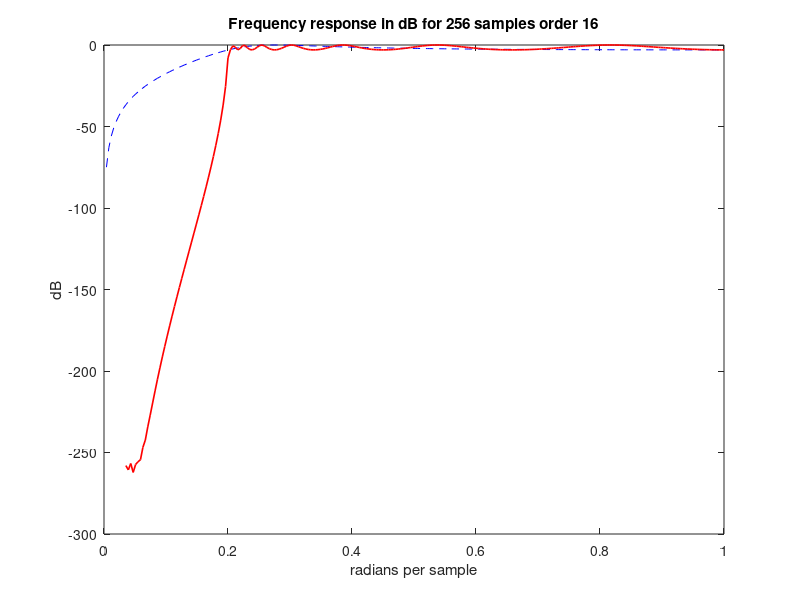

Reproduce this figure in MATLAB.
clear all; clc;
%%% a subquestion %%%
N = 2;      %order
samples = 256; %samples for plot
wc = 2;     %cuttof angular frequency rad/sec 
d_ripple = 3; %passband ripple in dB
Ts = 0.2;   %sampling period
fs = 1/Ts;  %sampling frequency
fmax = fs/2;
fc = wc/2*pi;%cutoff frequency hz
fc_dig = fc/(fs/2); %normalize frequency 

[num1 , den1] = cheby1(N, d_ripple, fc_dig/(2*pi), "high", "z"); %fc_dig*2*pi because we want rad/sec
[hd, wd]=freqz(num1, den1, samples); %hd frequency response , wd angular frequency response

w = [0:1/(samples-1):1]; %normalized
figure();
plot(w, mag2db(abs(hd)), "Color", "b", "LineStyle","--", "LineWidth",0.7);
title("Frequency response in dB for 256 samples order 2");
ylabel("dB");
xlabel("radians per sample");
hold on;
%%% b subquestion %%%
N2= 16;
[num2 , den2] = cheby1(N2, d_ripple, fc_dig/(2*pi), "high", "z");
[hd2, wd2]=freqz(num2, den2, samples);
plot(w, mag2db(abs(hd2)), "Color", "r", "LineWidth", 1.2);
title("Frequency response in dB for 256 samples order 16");
ylabel("dB");
xlabel("radians per sample");

